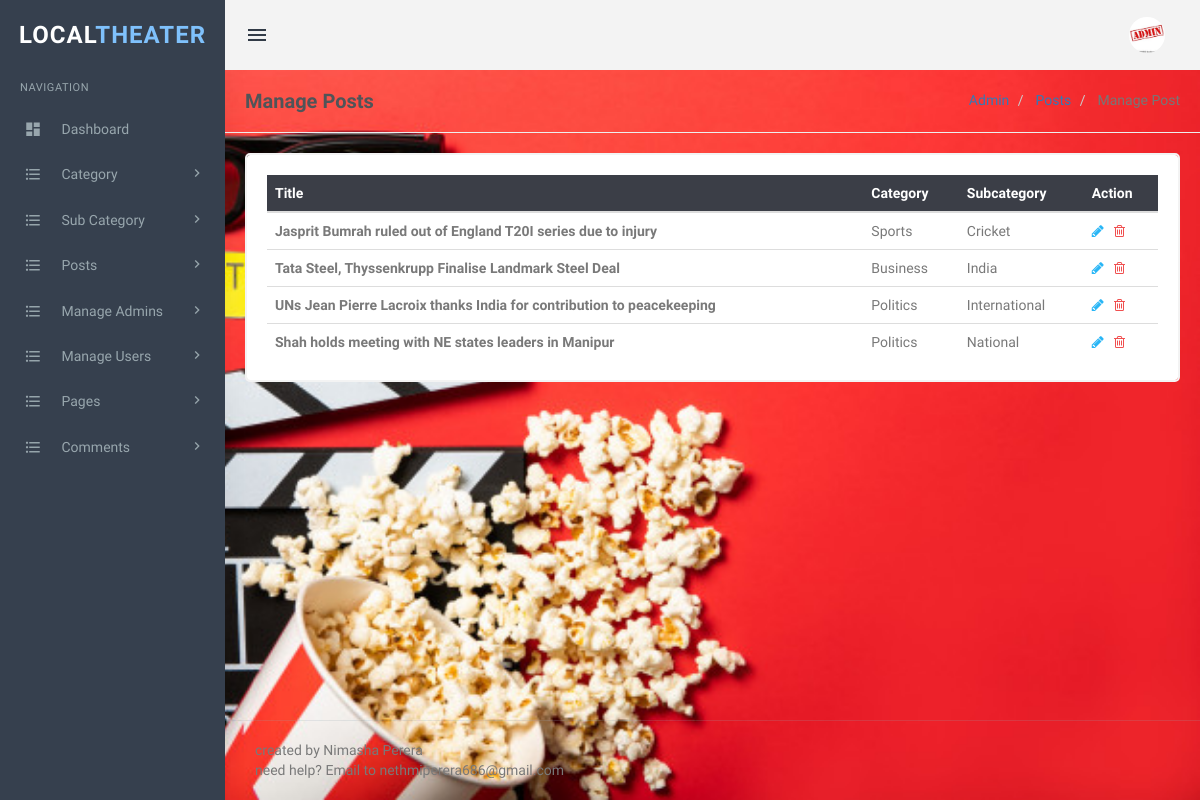
Page /localtheater/admin/manage-posts.php (signed in) on the committed database.
### tables this page shows
CREATE TABLE `tblposts` (
  `id` int(11) NOT NULL,
  `PostTitle` longtext DEFAULT NULL,
  `CategoryId` int(11) DEFAULT NULL,
  `SubCategoryId` int(11) DEFAULT NULL,
  `PostDetails` longtext DEFAULT NULL,
  `PostingDate` timestamp NULL DEFAULT current_timestamp(),
  `UpdationDate` timestamp NULL DEFAULT NULL ON UPDATE current_timestamp(),
  `Is_Active` int(1) DEFAULT NULL,
  `PostUrl` mediumtext DEFAULT NULL,
  `PostImage` varchar(255) DEFAULT NULL
);

CREATE TABLE `tblcategory` (
  `id` int(11) NOT NULL,
  `CategoryName` varchar(200) DEFAULT NULL,
  `Description` mediumtext DEFAULT NULL,
  `PostingDate` timestamp NULL DEFAULT current_timestamp(),
  `UpdationDate` timestamp NULL DEFAULT NULL,
  `Is_Active` int(1) DEFAULT NULL
);

CREATE TABLE `tblsubcategory` (
  `SubCategoryId` int(11) NOT NULL,
  `CategoryId` int(11) DEFAULT NULL,
  `Subcategory` varchar(255) DEFAULT NULL,
  `SubCatDescription` mediumtext DEFAULT NULL,
  `PostingDate` timestamp NOT NULL DEFAULT current_timestamp(),
  `UpdationDate` timestamp NULL DEFAULT NULL,
  `Is_Active` int(1) DEFAULT NULL
);

### localtheater/admin/manage-posts.php (the view, shortened to what this page needs)
<?php
include('includes/config.php');
if(strlen($_SESSION['login'])==0)
  {
header('location:index.php');
}
else{
?>
<!DOCTYPE html>
<html lang="en">
    <head>
		<link rel="stylesheet" href="../plugins/morris/morris.css">
        <link href="../plugins/jvectormap/jquery-jvectormap-2.0.2.css" rel="stylesheet" />
        <link href="assets/css/bootstrap.min.css" rel="stylesheet" type="text/css" />
        <link href="assets/css/core.css" rel="stylesheet" type="text/css" />
        <link href="assets/css/components.css" rel="stylesheet" type="text/css" />
        <link href="assets/css/icons.css" rel="stylesheet" type="text/css" />
        <link href="assets/css/pages.css" rel="stylesheet" type="text/css" />
        <link href="assets/css/menu.css" rel="stylesheet" type="text/css" />
        <link href="assets/css/responsive.css" rel="stylesheet" type="text/css" />
		<link rel="stylesheet" href="../plugins/switchery/switchery.min.css">
    </head>
    <body class="fixed-left">
        <div id="wrapper">
           <?php include('includes/topheader.php');?>
           <?php include('includes/leftsidebar.php');?>
            <div class="content-page">
                <div class="content">
                    <div class="container">
                        <div class="row">
							<div class="col-xs-12">
								<div class="page-title-box">
                                    <h4 class="page-title">Manage Posts </h4>
                                    <ol class="breadcrumb p-0 m-0">
                                        <li>
                                            <a href="#">Admin</a>
                                        </li>
                                        <li>
                                            <a href="#">Posts</a>
                                        </li>
                                        <li class="active">
                                            Manage Post
                                        </li>
                                    </ol>
                                    <div class="clearfix"></div>
                                </div>
							</div>
						</div>
                        <div class="row">
                            <div class="col-sm-12">
                                <div class="card-box">
                                    <div class="table-responsive">
<table class="table table-colored table-centered table-inverse m-0">
<thead>
<tr>
<th>Title</th>
<th>Category</th>
<th>Subcategory</th>
<th>Action</th>
</tr>
</thead>
<tbody>
<?php
$query=mysqli_query($con,"select tblposts.id as postid,tblposts.PostTitle as title,tblcategory.CategoryName as category,tblsubcategory.Subcategory as subcategory from tblposts left join tblcategory on tblcategory.id=tblposts.CategoryId left join tblsubcategory on tblsubcategory.SubCategoryId=tblposts.SubCategoryId where tblposts.Is_Active=1 ");
$rowcount=mysqli_num_rows($query);
if($rowcount==0)
{
?>
<tr>
<td colspan="4" align="center"><h3 style="color:red">No record found</h3></td>
<tr>
<?php
} else {
while($row=mysqli_fetch_array($query))
{
?>
 <tr>
<td><b><?php echo htmlentities($row['title']);?></b></td>
<td><?php echo htmlentities($row['category'])?></td>
<td><?php echo htmlentities($row['subcategory'])?></td>
<td><a href="edit-post.php?pid=<?php echo htmlentities($row['postid']);?>"><i class="fa fa-pencil" style="color: #29b6f6;"></i></a>
    &nbsp;<a href="manage-posts.php?pid=<?php echo htmlentities($row['postid']);?>&&action=del" onclick="return confirm('Do you reaaly want to delete ?')"> <i class="fa fa-trash-o" style="color: #f05050"></i></a> </td>
 </tr>
<?php } }?>
                                            </tbody>
                                        </table>
                                    </div>
                                </div>
                            </div>
                        </div>
                    </div>
                </div>
       <?php include('includes/footer.php');?>
            </div>
        </div>
    </body>
</html>
<?php } ?>

### localtheater/admin/assets/css/core.css (style rules this page uses)
body { font-family: 'Varela Round', sans-serif; margin: 0; padding-bottom: 60px; overflow-x: hidden; color: #797979; }
html { position: relative; min-height: 100%; }
.h1, .h2, .h3, .h4, .h5, .h6, h1, h2, h3, h4, h5, h6 { color: #505458; font-family: 'Hind Madurai', sans-serif; margin: 10px 0; }
* { outline: none !important; }
b, strong { font-weight: 600; font-family: 'Hind Madurai', sans-serif; }
.container { width: auto; }
#wrapper { height: 100%; overflow: hidden; width: 100%; }
.p-0 { padding: 0 !important; }
.m-0 { margin: 0 !important; }
.card-box { padding: 20px; border: 2px solid #f3f3f3; -webkit-border-radius: 5px; border-radius: 5px; -moz-border-radius: 5px; background-clip: padding-box; margin-bottom: 20px; background-color: #ffffff; }
.row { margin-right: -10px; margin-left: -10px; }
.col-lg-1, .col-lg-10, .col-lg-11, .col-lg-12, .col-lg-2, .col-lg-3, .col-lg-4, .col-lg-5, .col-lg-6, .col-lg-7, .col-lg-8, .col-lg-9, .col-md-1, .col-md-10, .col-md-11, .col-md-12, .col-md-2, .col-md-3, .col-md-4, .col-md-5, .col-md-6, .col-md-7, .col-md-8, .col-md-9, .col-sm-1, .col-sm-10, .col-sm-11, .col-sm-12, .col-sm-2, .col-sm-3, .col-sm-4, .col-sm-5, .col-sm-6, .col-sm-7, .col-sm-8, .col-sm-9, .col-xs-1, .col-xs-10, .col-xs-11, .col-xs-12, .col-xs-2, .col-xs-3, .col-xs-4, .col-xs-5, .col-xs-6, .col-xs-7, .col-xs-8, .col-xs-9 { padding-left: 10px; padding-right: 10px; }
.breadcrumb { background-color: transparent; margin-bottom: 15px; padding-top: 10px; padding-left: 0; }

### localtheater/admin/assets/css/menu.css (style rules this page uses)
.content-page { margin-left: 225px; overflow: hidden; }
.content-page .content { padding: 0 5px 10px 5px; margin-top: 70px; }
.page-title { font-size: 20px; margin-bottom: 0; margin-top: 0; font-weight: 600; }
.page-title-box { padding: 20px; border-bottom: 1px solid #eee; margin: 0 -20px 20px -20px; }
.page-title-box .page-title { margin-bottom: 0; float: left; }
.page-title-box .breadcrumb { float: right; background-color: transparent !important; }

### localtheater/admin/manage-posts.php (style rules this page uses)
body { background-image: url('nim56.jpg'); background-repeat: no-repeat; background-attachment: fixed; background-size: cover; }

### rows in the picture
tblposts: PostTitle "Jasprit Bumrah ruled out of England T20I series due to injury", CategoryId.CategoryName "Sports", SubCategoryId.Subcategory "Cricket"
tblposts: PostTitle "Tata Steel, Thyssenkrupp Finalise Landmark Steel Deal", CategoryId.CategoryName "Business", SubCategoryId.Subcategory "India"
tblposts: PostTitle "UNs Jean Pierre Lacroix thanks India for contribution to peacekeeping", CategoryId.CategoryName "Politics", SubCategoryId.Subcategory "International"
tblposts: PostTitle "Shah holds meeting with NE states leaders in Manipur", CategoryId.CategoryName "Politics", SubCategoryId.Subcategory "National"
